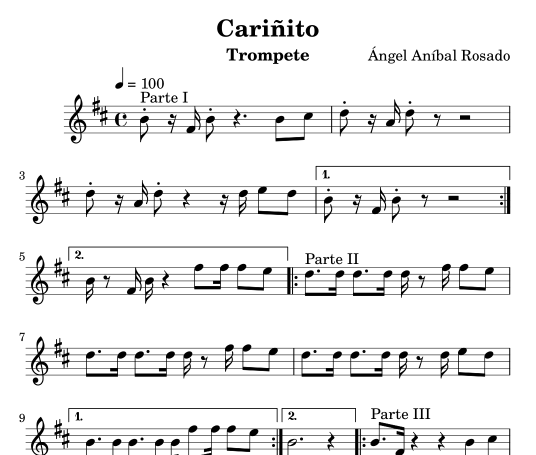
#> input picture app/revisao/cu-004.png, 1072 x 910 px (shown at 1/2 size)
$ python read_fingerings.py ../../app/revisao/cu-004.png
#> lines starting #> are read from the running program, lines starting #| are printed output that depends on the picture; after the words box and inside, x2 and y2 are one past the last pixel; in counts of white or black regions, pixels touching at a corner belong together
#!/usr/bin/env python3
"""Lê a DIGITAÇÃO impressa (dedos de trompete) das partituras do caderno Sambrass23.
A digitação é o canal de altura mais limpo da página (dígitos grandes em negrito);
serve para corrigir as alturas do OMR. Fonte fixa em todo o caderno → templates 1x, reuso 110x.

Saída por página: para cada sistema (pauta), a sequência ordenada de dedilhados
[(x_centro, "12"), ...]. Dígitos sobem sempre (1<2<3) → '2' seguido de '1' = nova nota.

Robustez (todas as 110): binarização adaptativa por página (Otsu, p/ scans claros e
escuros) + detecção de pauta por morfologia horizontal (resiste a barra lateral de
título e a páginas com 3/4/5 sistemas).
"""
import sys, pathlib
import numpy as np
from PIL import Image
from scipy import ndimage
import cv2

ROOT = pathlib.Path(__file__).resolve().parent
TPL = ROOT / "templates"


def binarize(gray):
    """Tinta=True. Limiar Otsu por página (scans variam de claros a escuros)."""
    thr, bw = cv2.threshold(gray, 0, 255, cv2.THRESH_BINARY_INV + cv2.THRESH_OTSU)
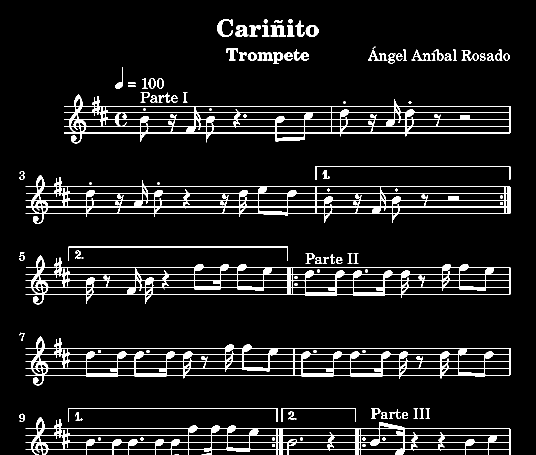
#> bw: shape (910, 1072) (shown at 1/2 size); 7.8% white; 108 white regions (3 under 20 px), largest, box (x1, y1, x2, y2) and area: (51, 511, 1021, 609) 14245, (51, 673, 1021, 771) 13315, (51, 350, 1021, 448) 12828
#> thr = 145
    return bw > 0, int(thr)


def staff_systems(ink, x0=300, x1=2100):
    """Linhas de pauta = estruturas horizontais longas. Agrupa em sistemas de 5."""
#> called with x0 = 300, x1 = 2100
    bw = (ink * 255).astype(np.uint8)
    hor = cv2.erode(bw, cv2.getStructuringElement(cv2.MORPH_RECT, (80, 1)))
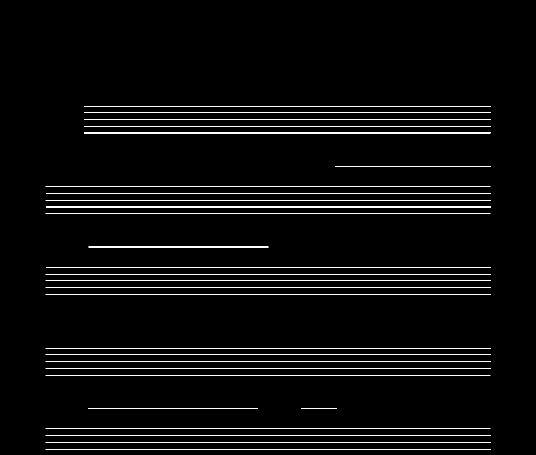
#> hor: shape (910, 1072) (shown at 1/2 size); 2.8% white in thin lines or dots, all inside (x1, y1, x2, y2) = (91, 212, 982, 899)
    rowsum = hor[:, x0:x1].sum(axis=1) / 255
#> rowsum = 910 values, max 682 at index 212, min 0 at index 0, mean 23.56
    isline = rowsum > 700
    ys = [y for y in range(len(isline)) if isline[y]]
#> ys = []
    groups, cur = [], []
    for y in ys:
        if cur and y - cur[-1] <= 4:
            cur.append(y)
        else:
            if cur: groups.append(sum(cur) // len(cur))
            cur = [y]
#> this loop made 0 passes
#> after the loop, groups = []
    if cur: groups.append(sum(cur) // len(cur))
    # agrupa em pautas de 5 linhas IGUALMENTE espaçadas (gap real ~12-24px); pula
    # linhas espúrias (réguas de texto, etc.) em vez de deslocar todo o agrupamento.
    systems, i = [], 0
    while i + 4 < len(groups):
        g = groups[i:i + 5]
        gaps = [g[k + 1] - g[k] for k in range(4)]
        gap = (g[4] - g[0]) / 4.0
        if 9 <= gap <= 25 and max(gaps) - min(gaps) <= 6:
            systems.append(g); i += 5
        else:
            i += 1
#> after the loop, i = 0; systems = []
    return systems


def detect_glyphs(ink, y0, y1, gap, x0=390, x1=2230):
    """gap = espaçamento entre linhas da pauta (escala da página). O tamanho do
    dígito de dedilhado escala com a notação (páginas com +sistemas são menores)."""
    band = ink[y0:y1, x0:x1]
    lab, n = ndimage.label(band)
    hmin, hmax = 1.4 * gap, 2.5 * gap
    wmin, wmax = 0.5 * gap, 1.8 * gap
    out = []
    for s in ndimage.find_objects(lab):
        ys, xs = s; h = ys.stop - ys.start; w = xs.stop - xs.start
        if hmin <= h <= hmax and wmin <= w <= wmax:
            out.append((xs.start + x0, ys.start + y0, w, h))
    return sorted(out, key=lambda c: c[0])


def load_templates():
    tpl = {}
    for f in sorted(TPL.glob("*.png")):
        tpl[f.stem.split("_")[0]] = cv2.imread(str(f), cv2.IMREAD_GRAYSCALE)
    return tpl


def classify(crop_ink, tpl):
    cb = (crop_ink * 255).astype(np.uint8)
    best, bs = "?", -1.0
    for d, t in tpl.items():
        r = cv2.resize(cb, (t.shape[1], t.shape[0]))
        score = cv2.matchTemplate(r, t, cv2.TM_CCOEFF_NORMED)[0][0]
        if score > bs: bs, best = score, d
    return best, bs


def group(digits):
    """digits: [(x, d)] em ordem → lista de (x_centro, fingering).
    Dígitos de um dedilhado sobem (1<2<3); '0' é sempre sozinho → fronteiras claras."""
    out, cur, cx = [], [], []
    def flush():
        if cur: out.append((sum(cx) // len(cx), "".join(cur)))
    last = None
    for x, d in digits:
        if d == "0":
            flush(); out.append((x, "0")); cur, cx, last = [], [], None; continue
        if cur and (last is None or int(d) <= int(last)):
            flush(); cur, cx = [d], [x]
        else:
            cur.append(d); cx.append(x)
        last = d
    flush()
    return out


def read_page(img_path):
    gray = np.array(Image.open(img_path).convert("L"))
    ink, _ = binarize(gray)
    systems = staff_systems(ink)
#> systems = []
    tpl = load_templates()
    results, prev_bottom = [], 0
    for lines in systems:
        top = lines[0]
        gap = (lines[-1] - lines[0]) / 4.0          # escala da página (px por degrau)
        y0 = max(prev_bottom + 2, top - int(9 * gap))
        y1 = top - 4
        digits = []
        for (x, y, w, h) in detect_glyphs(ink, y0, y1, gap):
            d, sc = classify(ink[y:y + h, x:x + w], tpl)
            if sc < 0.28:                            # descarta clave/letra de seção residual
                continue
            digits.append((x + w // 2, d))
        results.append(group(digits))
        prev_bottom = lines[-1]
#> after the loop, results = []
    return results


if __name__ == "__main__":
    for p in sys.argv[1:]:
        res = read_page(p)
#> res = []
        print(pathlib.Path(p).stem)
        for i, sysf in enumerate(res):
            print(f"  sys{i+1} ({len(sysf):2d}):", " ".join(f for _, f in sysf))

$ run again, on app/revisao/cu-008.png
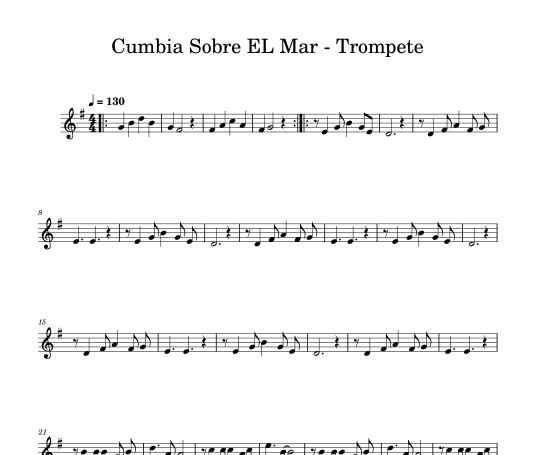
#> input picture app/revisao/cu-008.png, 1071 x 910 px (shown at 1/2 size)
#> in binarize, `thr, bw = cv2.threshold(gray, 0, 255, cv2.THRESH_BINARY_INV + cv2.THRE..`:
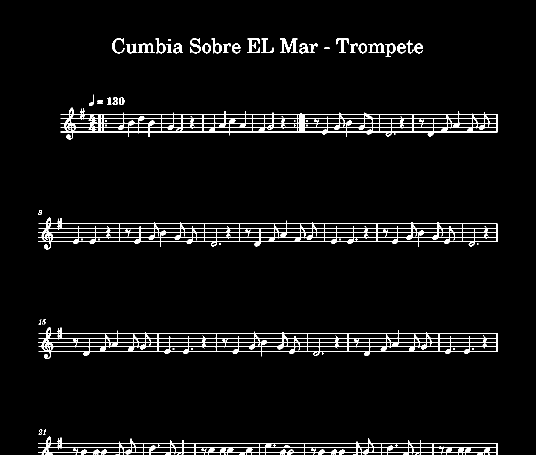
#> bw: shape (910, 1071) (shown at 1/2 size); 4.1% white; 63 white regions (23 under 20 px), largest, box (x1, y1, x2, y2) and area: (121, 215, 995, 279) 9860, (77, 654, 995, 718) 9332, (76, 435, 995, 499) 8701
#> thr = 150
#> in staff_systems, `hor = cv2.erode(bw, cv2.getStructuringElement(cv2.MORPH_RECT, (80, 1)))`:
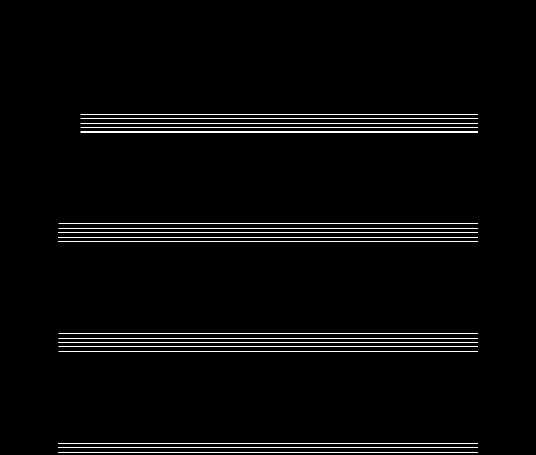
#> hor: shape (910, 1071) (shown at 1/2 size); 1.7% white in thin lines or dots, all inside (x1, y1, x2, y2) = (116, 228, 956, 905)
#> rowsum = 910 values, max 656 at index 228, min 0 at index 0, mean 14.42
#> ys = []
#> after the loop in staff_systems, `while i + 4 < len(groups):`: i = 0; systems = []
